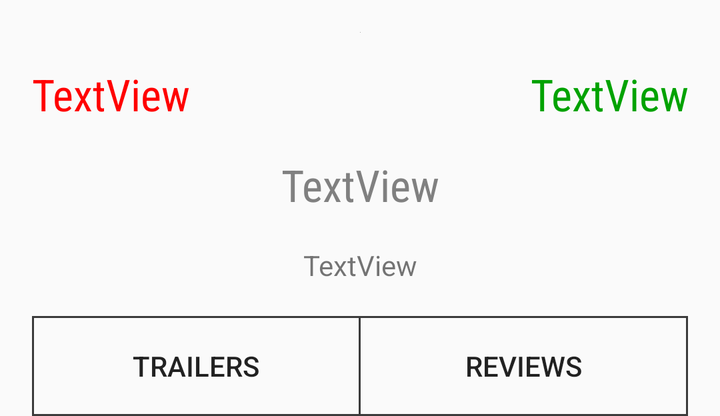
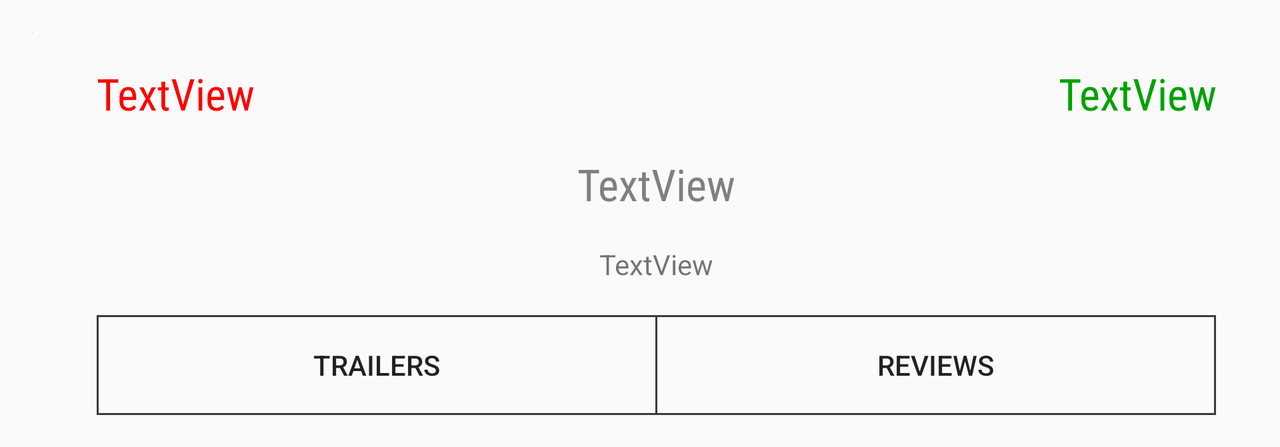

First picture: res/layout/ on a phone held upright. Second picture: the repository's own variant of that layout, on a device whose configuration matches the variant's folder. Source for both follows.
<!-- AndroidManifest.xml: application theme AppTheme -->
<!-- res/layout/layout_detail.xml -->
<?xml version="1.0" encoding="utf-8"?>
<ScrollView
    xmlns:android="http://schemas.android.com/apk/res/android"
    xmlns:app="http://schemas.android.com/apk/res-auto"
    xmlns:tools="http://schemas.android.com/tools"
    android:layout_width="match_parent"
    android:layout_height="wrap_content" >

    <android.support.constraint.ConstraintLayout
        android:orientation="vertical"
        android:layout_width="match_parent"
        android:layout_height="wrap_content">

        <ImageView
            android:id="@+id/image_view_thumbnail"
            android:layout_width="wrap_content"
            android:layout_height="wrap_content"
            app:srcCompat="@android:color/darker_gray"
            app:layout_constraintTop_toTopOf="parent"
            app:layout_constraintLeft_toLeftOf="parent"
            app:layout_constraintRight_toRightOf="parent"
            android:layout_marginRight="@dimen/default_margin"
            android:layout_marginEnd="@dimen/default_margin"
            android:layout_marginTop="@dimen/default_margin"
            android:layout_marginLeft="@dimen/default_margin"
            android:layout_marginStart="@dimen/default_margin"
            android:contentDescription="@string/content_description_thumb" />

        <LinearLayout
            android:layout_width="@dimen/zero"
            android:layout_height="wrap_content"
            android:orientation="horizontal"
            app:layout_constraintRight_toRightOf="parent"
            app:layout_constraintLeft_toLeftOf="parent"
            app:layout_constraintTop_toBottomOf="@+id/image_view_thumbnail"
            android:layout_marginTop="@dimen/default_margin"
            android:layout_marginLeft="@dimen/default_margin"
            android:layout_marginStart="@dimen/default_margin"
            android:layout_marginRight="@dimen/default_margin"
            android:layout_marginEnd="@dimen/default_margin"
            android:id="@+id/linearLayout">

            <TextView
                android:id="@+id/text_view_release_date"
                android:layout_width="wrap_content"
                android:layout_height="wrap_content"
                tools:text="TextView"
                style="@style/HeaderReleased"
                android:layout_weight="1" />

            <TextView
                android:id="@+id/text_view_rating"
                android:layout_width="wrap_content"
                android:layout_height="wrap_content"
                android:textAlignment="textEnd"
                android:gravity="end"
                tools:text="TextView"
                style="@style/HeaderRating"
                android:layout_weight="1" />

        </LinearLayout>

        <TextView
            android:id="@+id/text_view_title"
            android:layout_width="wrap_content"
            android:layout_height="wrap_content"
            tools:text="TextView"
            style="@style/HeaderCondensed"
            app:layout_constraintTop_toBottomOf="@+id/linearLayout"
            app:layout_constraintLeft_toLeftOf="parent"
            app:layout_constraintRight_toRightOf="parent"
            android:layout_marginTop="@dimen/default_margin"
            android:layout_marginLeft="@dimen/default_margin"
            android:layout_marginStart="@dimen/default_margin"
            android:layout_marginRight="@dimen/default_margin"
            android:layout_marginEnd="@dimen/default_margin" />

        <TextView
            android:id="@+id/text_view_synopsis"
            android:layout_width="wrap_content"
            android:layout_height="wrap_content"
            tools:text="TextView"
            android:textAlignment="center"
            app:layout_constraintLeft_toLeftOf="parent"
            app:layout_constraintRight_toRightOf="parent"
            android:layout_marginLeft="@dimen/default_margin"
            android:layout_marginStart="@dimen/default_margin"
            android:layout_marginRight="@dimen/default_margin"
            android:layout_marginEnd="@dimen/default_margin"
            android:layout_marginTop="@dimen/default_margin"
            app:layout_constraintTop_toBottomOf="@+id/text_view_title" />

        <LinearLayout
            android:id="@+id/layout_detail_buttons"
            android:layout_width="@dimen/zero"
            android:orientation="vertical"
            android:layout_height="wrap_content"
            app:layout_constraintLeft_toLeftOf="parent"
            app:layout_constraintRight_toRightOf="parent"
            app:layout_constraintTop_toBottomOf="@id/text_view_synopsis"
            android:layout_marginLeft="@dimen/default_margin"
            android:layout_marginStart="@dimen/default_margin"
            android:layout_marginRight="@dimen/default_margin"
            android:layout_marginEnd="@dimen/default_margin"
            android:layout_marginTop="@dimen/default_margin">

            <View
                android:background="@color/colorPrimary"
                android:layout_width="match_parent"
                android:layout_height="@dimen/one" />

            <LinearLayout
                android:layout_width="match_parent"
                android:layout_height="wrap_content" >

                <View
                    android:layout_width="@dimen/one"
                    android:layout_height="match_parent"
                    android:background="@color/colorPrimary" />

                <Button
                    android:id="@+id/button_trailers"
                    style="@style/Widget.AppCompat.Button.Borderless"
                    android:layout_width="@dimen/zero"
                    android:layout_height="wrap_content"
                    android:layout_weight="1"
                    android:text="@string/detail_trailers" />

                <View
                    android:layout_width="@dimen/one"
                    android:layout_height="match_parent"
                    android:background="@color/colorPrimary" />

                <Button
                    android:id="@+id/button_reviews"
                    style="@style/Widget.AppCompat.Button.Borderless"
                    android:layout_width="@dimen/zero"
                    android:layout_height="wrap_content"
                    android:layout_weight="1"
                    android:text="@string/detail_reviews" />

                <View
                    android:layout_width="@dimen/one"
                    android:layout_height="match_parent"
                    android:background="@color/colorPrimary" />

            </LinearLayout>

            <View
                android:background="@color/colorPrimary"
                android:layout_width="match_parent"
                android:layout_height="@dimen/one" />

        </LinearLayout>

    </android.support.constraint.ConstraintLayout>
</ScrollView>
<!-- resources referenced by this layout -->
<resources>
  <color name="colorPrimary">#3b3b3b</color>
  <dimen name="default_margin">16dp</dimen>
  <dimen name="one">1dp</dimen>
  <dimen name="zero">0dp</dimen>
  <string name="content_description_thumb">Thumbnail for movie</string>
  <string name="detail_reviews">Reviews</string>
  <string name="detail_trailers">Trailers</string>
  <style name="HeaderCondensed">
          <item name="android:textAppearance">@style/Base.TextAppearance.AppCompat.Large</item>
          <item name="android:fontFamily">sans-serif-condensed</item>
          <item name="android:textColor">@android:color/tertiary_text_dark</item>
      </style>
  <style name="HeaderRating" parent="HeaderCondensed">
          <item name="android:textColor">@color/colorTextHeaderGreen</item>
      </style>
  <style name="HeaderReleased" parent="HeaderCondensed">
          <item name="android:textColor">@color/colorTextHeaderRed</item>
      </style>
  <style name="AppTheme" parent="Theme.AppCompat.Light.DarkActionBar">
          
          <item name="colorPrimary">@color/colorPrimary</item>
          <item name="colorPrimaryDark">@color/colorPrimaryDark</item>
          <item name="colorAccent">@color/colorAccent</item>
      </style>
  <color name="colorTextHeaderGreen">#00A200</color>
  <color name="colorTextHeaderRed">#FF0000</color>
  <color name="colorPrimaryDark">#292929</color>
  <color name="colorAccent">#f47e00</color>
</resources>
<!-- res/layout-land/layout_detail.xml (the repository's variant of the layout above) -->
<!-- drawn on the phone turned sideways -->
<?xml version="1.0" encoding="utf-8"?>
<ScrollView
    xmlns:android="http://schemas.android.com/apk/res/android"
    xmlns:app="http://schemas.android.com/apk/res-auto"
    xmlns:tools="http://schemas.android.com/tools"
    android:layout_width="match_parent"
    android:layout_height="wrap_content" >

    <android.support.constraint.ConstraintLayout
        android:layout_width="match_parent"
        android:layout_height="match_parent">

        <ImageView
            android:id="@+id/image_view_thumbnail"
            android:layout_width="wrap_content"
            android:layout_height="wrap_content"
            app:srcCompat="@android:color/darker_gray"
            app:layout_constraintTop_toTopOf="parent"
            app:layout_constraintLeft_toLeftOf="parent"
            android:layout_marginEnd="@dimen/default_margin"
            android:layout_marginTop="@dimen/default_margin"
            android:layout_marginLeft="@dimen/default_margin"
            android:layout_marginStart="@dimen/default_margin"
            android:contentDescription="@string/content_description_thumb"
            app:layout_constraintBottom_toBottomOf="parent"
            app:layout_constraintVertical_bias="0.0" />

        <android.support.constraint.ConstraintLayout
            android:orientation="vertical"
            android:layout_width="@dimen/zero"
            android:layout_height="wrap_content"
            app:layout_constraintRight_toRightOf="parent"
            android:id="@+id/constraintLayout"
            app:layout_constraintLeft_toRightOf="@+id/image_view_thumbnail"
            app:layout_constraintTop_toTopOf="parent"
            app:layout_constraintBottom_toBottomOf="parent"
            android:layout_marginTop="@dimen/default_margin"
            android:layout_marginBottom="@dimen/default_margin"
            android:layout_marginLeft="@dimen/default_margin"
            android:layout_marginRight="@dimen/default_margin">

            <LinearLayout
                android:layout_width="@dimen/zero"
                android:layout_height="wrap_content"
                android:orientation="horizontal"
                app:layout_constraintRight_toRightOf="parent"
                android:layout_marginTop="@dimen/default_margin"
                android:layout_marginLeft="@dimen/default_margin"
                android:layout_marginStart="@dimen/default_margin"
                android:layout_marginRight="@dimen/default_margin"
                android:layout_marginEnd="@dimen/default_margin"
                android:id="@+id/linearLayout"
                app:layout_constraintTop_toTopOf="parent"
                app:layout_constraintLeft_toLeftOf="parent">

                <TextView
                    android:id="@+id/text_view_release_date"
                    android:layout_width="wrap_content"
                    android:layout_height="wrap_content"
                    tools:text="TextView"
                    style="@style/HeaderReleased"
                    android:layout_weight="1" />

                <TextView
                    android:id="@+id/text_view_rating"
                    android:layout_width="wrap_content"
                    android:layout_height="wrap_content"
                    android:textAlignment="textEnd"
                    android:gravity="end"
                    tools:text="TextView"
                    style="@style/HeaderRating"
                    android:layout_weight="1" />

            </LinearLayout>

            <TextView
                android:id="@+id/text_view_title"
                android:layout_width="wrap_content"
                android:layout_height="wrap_content"
                tools:text="TextView"
                style="@style/HeaderCondensed"
                app:layout_constraintTop_toBottomOf="@+id/linearLayout"
                app:layout_constraintRight_toRightOf="parent"
                android:layout_marginTop="@dimen/default_margin"
                android:layout_marginLeft="@dimen/default_margin"
                android:layout_marginStart="@dimen/default_margin"
                android:layout_marginRight="@dimen/default_margin"
                android:layout_marginEnd="@dimen/default_margin"
                app:layout_constraintLeft_toLeftOf="parent" />

            <TextView
                android:id="@+id/text_view_synopsis"
                android:layout_width="wrap_content"
                android:layout_height="wrap_content"
                tools:text="TextView"
                android:textAlignment="center"
                app:layout_constraintRight_toRightOf="parent"
                android:layout_marginStart="@dimen/default_margin"
                android:layout_marginRight="@dimen/default_margin"
                android:layout_marginEnd="@dimen/default_margin"
                android:layout_marginTop="@dimen/default_margin"
                android:layout_marginLeft="8dp"
                app:layout_constraintTop_toBottomOf="@+id/text_view_title"
                app:layout_constraintLeft_toLeftOf="parent" />

            <LinearLayout
                android:id="@+id/layout_detail_buttons"
                android:layout_width="@dimen/zero"
                android:orientation="vertical"
                android:layout_height="wrap_content"
                app:layout_constraintRight_toRightOf="parent"
                app:layout_constraintTop_toBottomOf="@id/text_view_synopsis"
                android:layout_marginStart="@dimen/default_margin"
                android:layout_marginRight="@dimen/default_margin"
                android:layout_marginEnd="@dimen/default_margin"
                android:layout_marginTop="@dimen/default_margin"
                android:layout_marginLeft="8dp"
                app:layout_constraintLeft_toLeftOf="parent">

                <View
                    android:background="@color/colorPrimary"
                    android:layout_width="match_parent"
                    android:layout_height="@dimen/one" />

                <LinearLayout
                    android:layout_width="match_parent"
                    android:layout_height="wrap_content" >

                    <View
                        android:layout_width="@dimen/one"
                        android:layout_height="match_parent"
                        android:background="@color/colorPrimary" />

                    <Button
                        android:id="@+id/button_trailers"
                        style="@style/Widget.AppCompat.Button.Borderless"
                        android:layout_width="@dimen/zero"
                        android:layout_height="wrap_content"
                        android:layout_weight="1"
                        android:text="@string/detail_trailers" />

                    <View
                        android:layout_width="@dimen/one"
                        android:layout_height="match_parent"
                        android:background="@color/colorPrimary" />

                    <Button
                        android:id="@+id/button_reviews"
                        style="@style/Widget.AppCompat.Button.Borderless"
                        android:layout_width="@dimen/zero"
                        android:layout_height="wrap_content"
                        android:layout_weight="1"
                        android:text="@string/detail_reviews" />

                    <View
                        android:layout_width="@dimen/one"
                        android:layout_height="match_parent"
                        android:background="@color/colorPrimary" />

                </LinearLayout>

                <View
                    android:background="@color/colorPrimary"
                    android:layout_width="match_parent"
                    android:layout_height="@dimen/one" />

            </LinearLayout>

        </android.support.constraint.ConstraintLayout>

    </android.support.constraint.ConstraintLayout>
</ScrollView>
